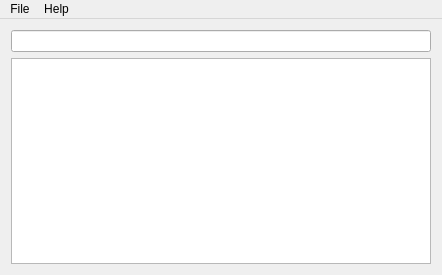
<?xml version="1.0" encoding="UTF-8"?>
<ui version="4.0">
 <class>MainWindow</class>
 <widget class="QMainWindow" name="MainWindow">
  <property name="geometry">
   <rect>
    <x>0</x>
    <y>0</y>
    <width>442</width>
    <height>275</height>
   </rect>
  </property>
  <property name="windowTitle">
   <string>MainWindow</string>
  </property>
  <widget class="QWidget" name="centralWidget">
   <layout class="QVBoxLayout" name="verticalLayout">
    <item>
     <widget class="QLineEdit" name="_lineEdit"/>
    </item>
    <item>
     <widget class="QGraphicsView" name="graphicsView"/>
    </item>
   </layout>
  </widget>
  <widget class="QMenuBar" name="menuBar">
   <property name="geometry">
    <rect>
     <x>0</x>
     <y>0</y>
     <width>442</width>
     <height>22</height>
    </rect>
   </property>
   <widget class="QMenu" name="menuAbout">
    <property name="title">
     <string>Help</string>
    </property>
    <addaction name="actionAbout"/>
    <addaction name="actionDocumentation"/>
   </widget>
   <widget class="QMenu" name="menuFile">
    <property name="title">
     <string>File</string>
    </property>
    <addaction name="actionOpen"/>
   </widget>
   <addaction name="menuFile"/>
   <addaction name="menuAbout"/>
  </widget>
  <action name="actionAbout">
   <property name="text">
    <string>About</string>
   </property>
  </action>
  <action name="actionDocumentation">
   <property name="text">
    <string>Documentation</string>
   </property>
  </action>
  <action name="actionOpen">
   <property name="text">
    <string>Open...</string>
   </property>
   <property name="shortcut">
    <string>Ctrl+O</string>
   </property>
  </action>
 </widget>
 <layoutdefault spacing="6" margin="11"/>
 <resources/>
 <connections/>
</ui>
